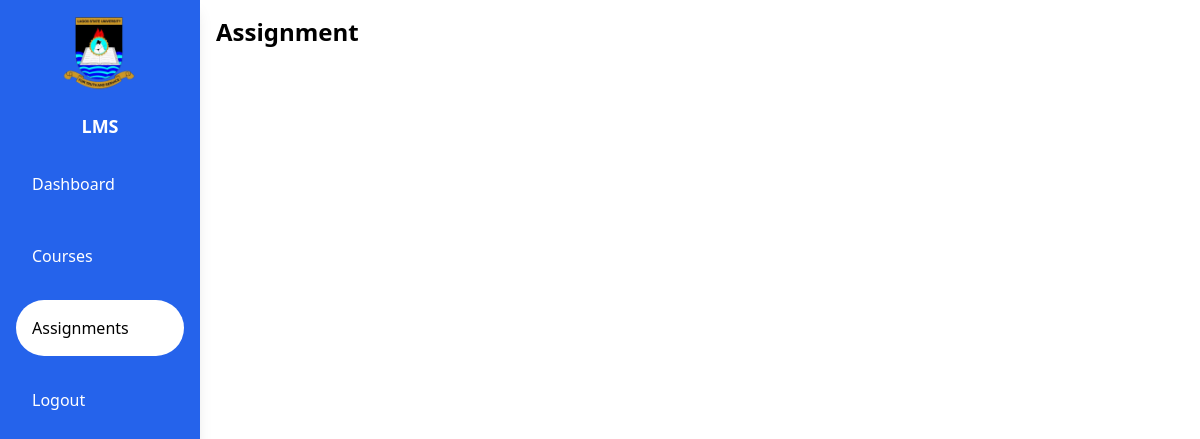
The app's page /assignments (signed in), older data.
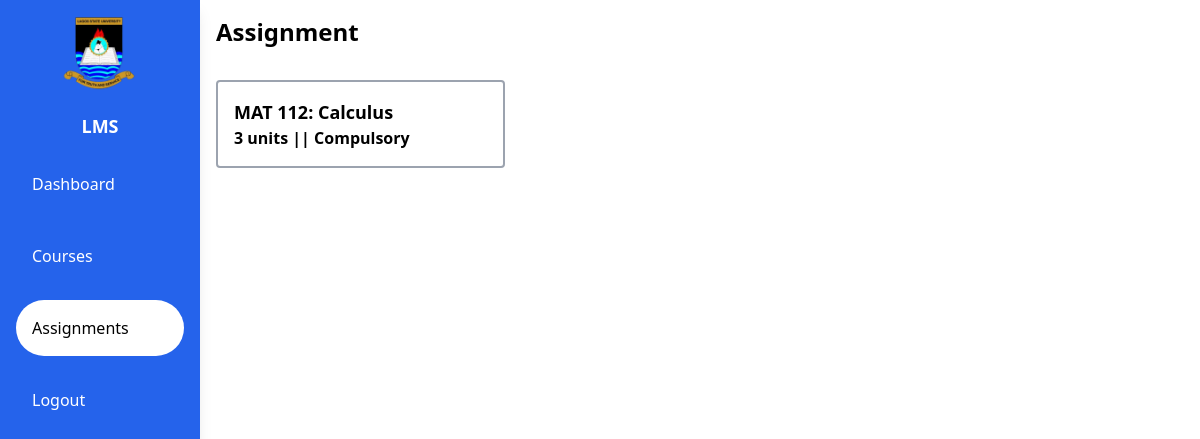
The same page, newer data.
### lms/models.py (models this page shows)
class Assignment(models.Model):
    course = models.ForeignKey(Course, on_delete=models.CASCADE, null=True)
    title = models.CharField(max_length=1000, null=True)
    content = HTMLField()
    date = models.DateTimeField(default=datetime.now, null=True)
    due_date = models.DateTimeField(default=datetime.now, null=True)

class Course(models.Model):
    COURSE_TYPE_CHOICE = (
        ('Compulsory', 'Compulsory'),
        ('Required', 'Required'),
        ('Elective', 'Elective')
    )
    course_code = models.CharField(max_length=8, null=True)
    course_title = models.CharField(max_length=1000, null=True)
    unit = models.IntegerField(null=True)
    type = models.CharField(max_length=10, choices=COURSE_TYPE_CHOICE, null=True)
    instructor = models.ForeignKey(User, on_delete=models.CASCADE, null=True)

### lms/views.py (the view)
# urls.py: path('assignments', views.assignments, name='assignments'),
@login_required
def assignments(request):
    user = request.user
    try:
        if user:
            assignments = Assignment.objects.all().order_by('-date')
            ctx = {
                'assignments': assignments
            }
            return render(request, 'lms/assignments.html', ctx)
    except AttributeError:
        return render(request, 'lms/index.html')
    return render(request, 'lms/index.html')

### lms/templates/lms/assignments.html
{% extends "lms/layout.html" %}
{% block body %}
    <div class="w-full p-4">
        <h1 class="text-2xl font-bold">Assignment</h1>
        <div class="mt-8 grid grid-cols-3">
            {% for assignment in assignments %}
            <div class="border-2 border-gray-400 rounded p-4 col-span-1">
                <a href="{% url 'assignment' assignment.id %}" class="">
                <h1 class="text-lg font-bold">{{assignment.course.course_code}}: {{assignment.course.course_title}}</h1>
                <h3 class="font-semibold">{{assignment.course.unit}} units || {{assignment.course.type}}</h3>
                </a>
            </div>
            {% endfor %}
        </div>
    </div>
{% endblock %}

Row changes from the older to the newer data that the page shows:
added Assignment: course.course_code "MAT 112", course.course_title "Calculus", course.unit "3", course.type "Compulsory"
